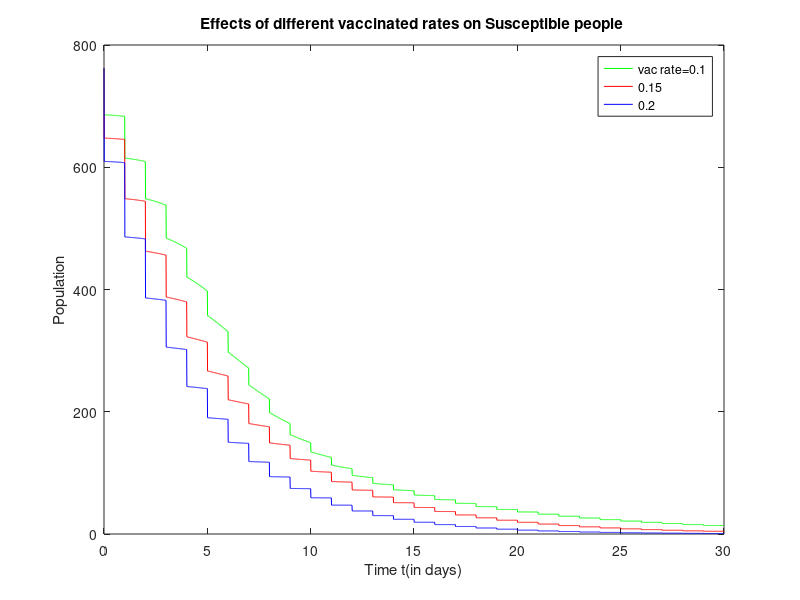
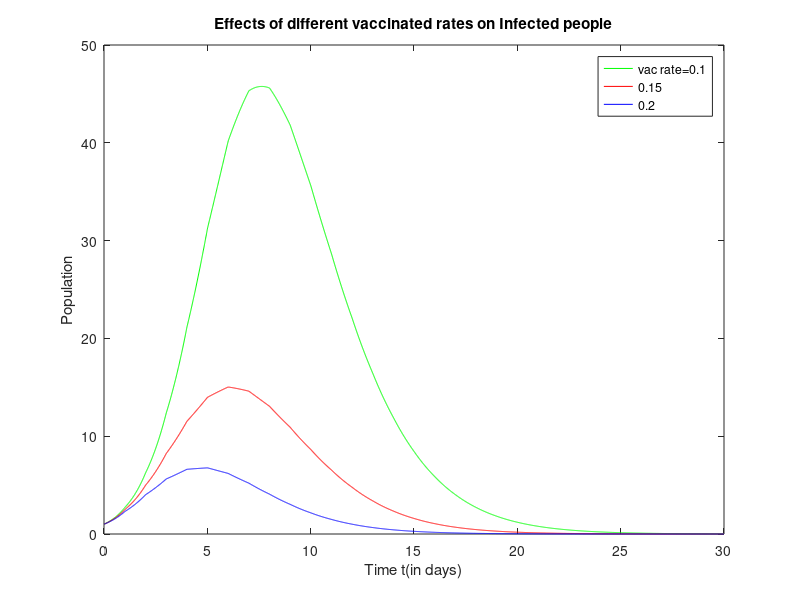
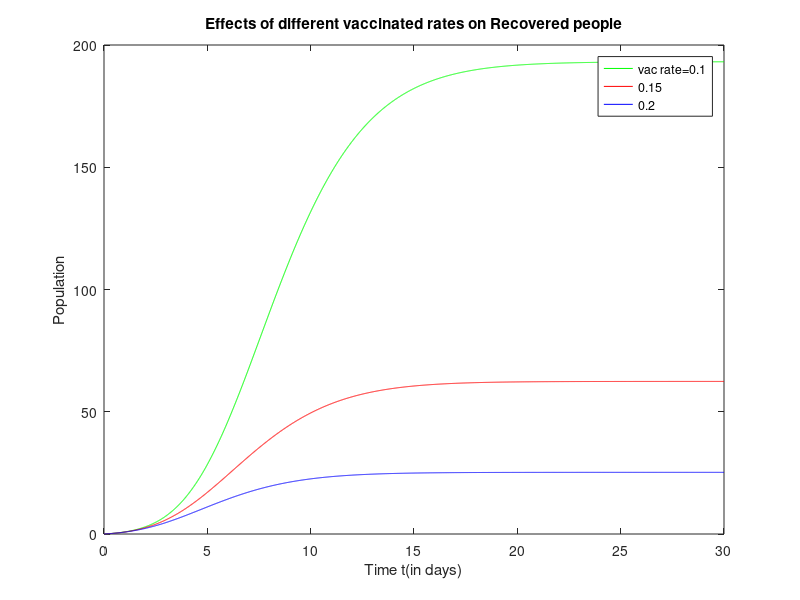
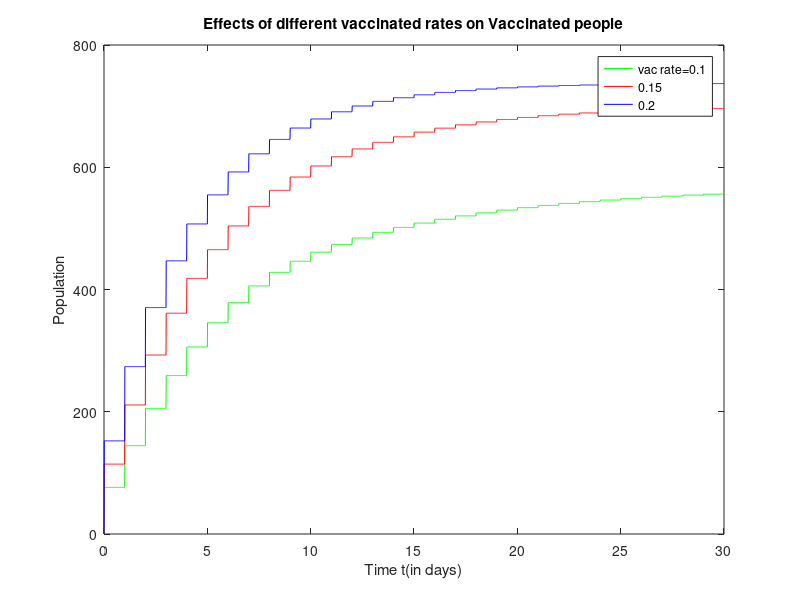

The MATLAB source for these figures, in order:
clc;
clear all;
close all;

tstart = 0;
dt = 0.01;
tend = 30;

t = tstart:dt:tend;

S = zeros(size(t));
I = zeros(size(t));
R = zeros(size(t));
V = zeros(size(t));
vac_flag = zeros(size(t));

index = 0;
for i=1:length(t)
    if t(i)==index
        vac_flag(i) = 1;
        index = index+1;
    end
end

C = 762;
I0 = 1;
alpha = 0.5;
beta = 0.00218;
vac_rate = [0.1, 0.15, 0.2];
plot_line = ['g', 'r', 'b'];

for j = 1:length(vac_rate)  
    S(1) = C;
    I(1) = 1;
    R(1) = 0;

    ep_end = 0;

    for i=2:length(t)
        S(i) = S(i-1) - beta*I(i-1)*S(i-1)*dt - vac_flag(i-1)*vac_rate(j)*S(i-1);
        I(i) = I(i-1) + (beta*I(i-1)*S(i-1) - alpha*I(i-1))*dt;
        if(I(i)<0.5 && ep_end==0)
            ep_end = t(i);
        end
        V(i) = V(i-1) + vac_flag(i-1)*vac_rate(j)*S(i-1);
        R(i) = R(i-1) + alpha*I(i-1)*dt;
    end

    disp(max(I));
    disp(ep_end);

    figure(1)
    plot(t,S,plot_line(j));
    hold on
    figure(2)
    plot(t,I,plot_line(j));
    hold on
    figure(3)
    plot(t,R,plot_line(j));
    hold on
    figure(4)
    plot(t,V,plot_line(j));
    hold on
end

figure(1)
title('Effects of different vaccinated rates on Susceptible people ');
xlabel('Time t(in days)');
ylabel('Population');
legend(['vac rate=' num2str(vac_rate(1))], num2str(vac_rate(2)), num2str(vac_rate(3)));

figure(2)
title('Effects of different vaccinated rates on Infected people');
xlabel('Time t(in days)');
ylabel('Population');
legend(['vac rate=' num2str(vac_rate(1))], num2str(vac_rate(2)), num2str(vac_rate(3)));

figure(3)
title('Effects of different vaccinated rates on Recovered people');
xlabel('Time t(in days)');
ylabel('Population');
legend(['vac rate=' num2str(vac_rate(1))], num2str(vac_rate(2)), num2str(vac_rate(3)));

figure(4)
title('Effects of different vaccinated rates on Vaccinated people');
xlabel('Time t(in days)');
ylabel('Population');
legend(['vac rate=' num2str(vac_rate(1))], num2str(vac_rate(2)), num2str(vac_rate(3)));
